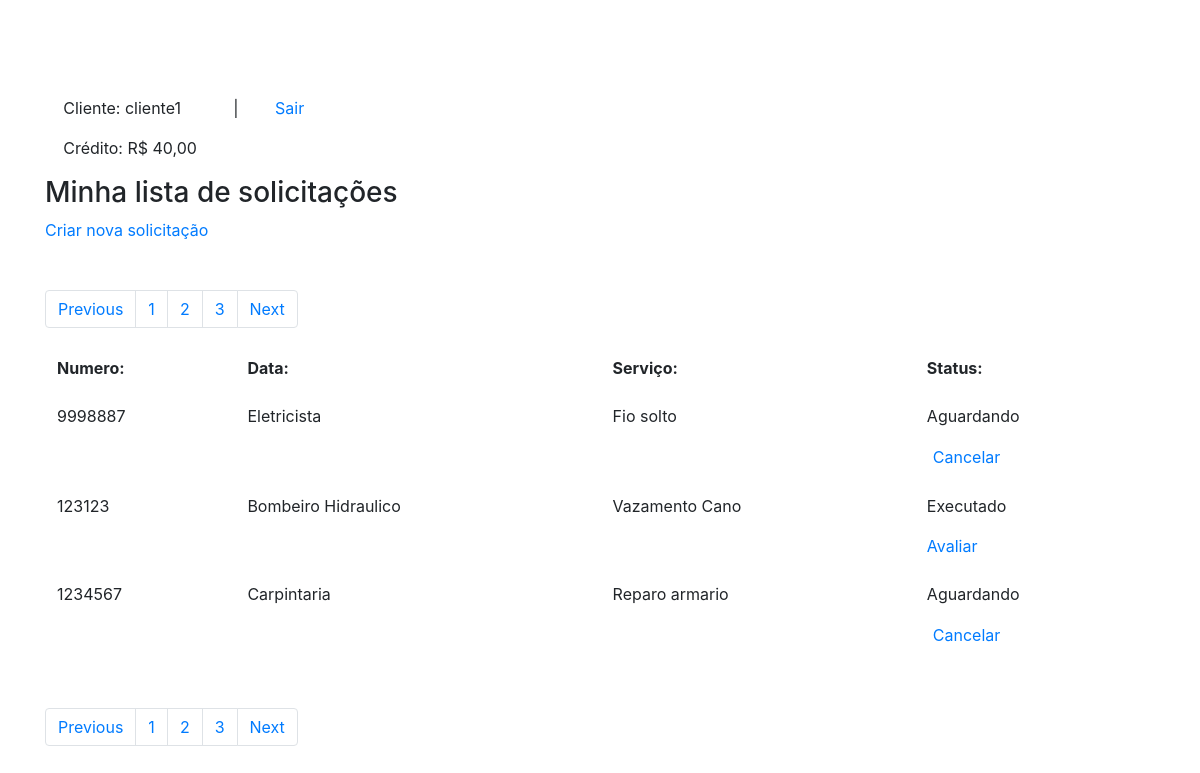
The page /listasolicitacao.php (signed in) on the database as committed earlier.
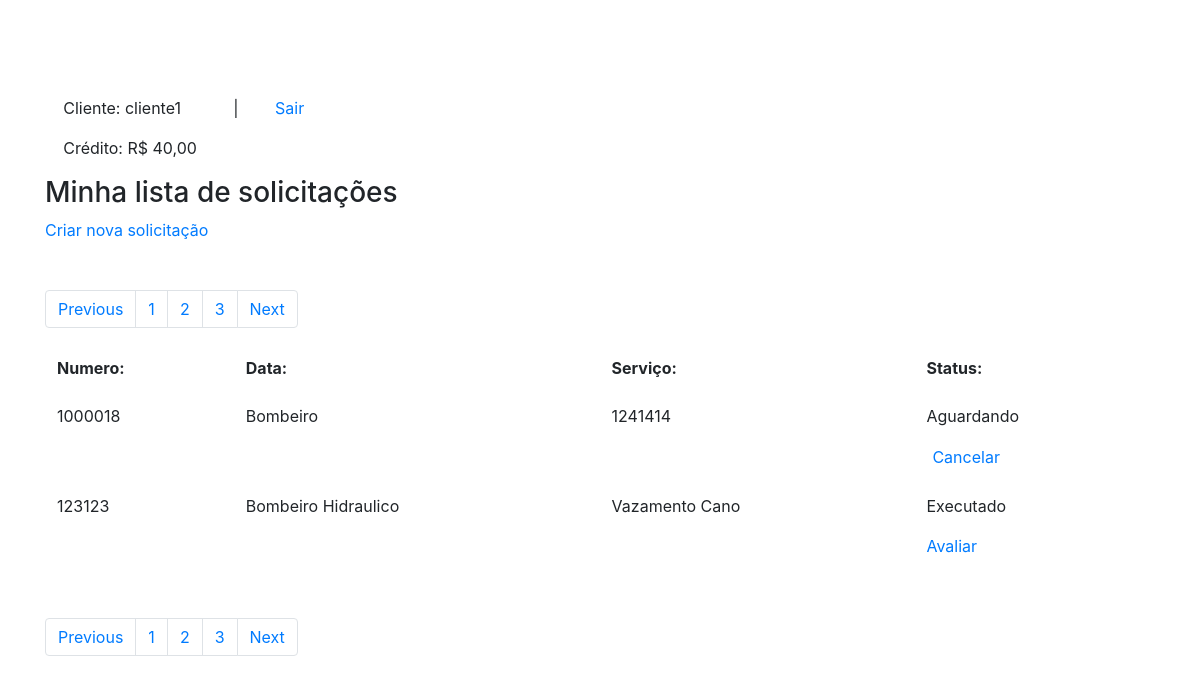
The same page on the database as committed later.
### tables this page shows
CREATE TABLE IF NOT EXISTS `servicos` (
  `id` int(11) NOT NULL AUTO_INCREMENT,
  `numero_id` int(7) NOT NULL,
  `nome_servico` varchar(220) NOT NULL,
  `descricao_servico` varchar(220) NOT NULL,
  `preco_servico` varchar(220) NOT NULL,
  `status_servico` varchar(30) NOT NULL,
  PRIMARY KEY (`id`)
);

### listasolicitacao.php (the view, shortened to what this page needs)
<?php
include_once ('conexao.php');
?>
<!DOCTYPE html>
<html>
    <head>
        <link rel="stylesheet" href="https://stackpath.bootstrapcdn.com/bootstrap/4.1.3/css/bootstrap.min.css">
    </head>
    <body>
        <div class="container mt-5 pt-5">
            <div class="w-25 d-flex justify-content-around">
                <div>
                    <p>Cliente: <?php echo $_SESSION['nome'];?></p>
                    <p>Crédito: R$ <?php echo $_SESSION['credito'];?>,00</p>
                </div>
                <span>|</span>
                <a href="logout.php">Sair</a>
            </div>
            <div class="form-group">
                <table class="table table-borderless">
                    <thead>
                        <h3>Minha lista de solicitações</h3>
                        <a href="solicitacaoservico.php">Criar nova solicitação</a>
                    </thead>
                    <div class="mt-5">
                        <nav aria-label="Page navigation example">
                            <ul class="pagination">
                                <li class="page-item"><a class="page-link" href="#">Previous</a></li>
                                <li class="page-item"><a class="page-link" href="#">1</a></li>
                                <li class="page-item"><a class="page-link" href="#">2</a></li>
                                <li class="page-item"><a class="page-link" href="#">3</a></li>
                                <li class="page-item"><a class="page-link" href="#">Next</a></li>
                            </ul>
                        </nav>
                    </div>
                    <tbody>
                        <tr>
                            <th>Numero:</th>
                            <th>Data:</th>
                            <th>Serviço:</th>
                            <th>Status:</th>
                        </tr>
                        <?php
                        $query_servico = "  SELECT id, numero_id, nome_servico, descricao_servico, preco_servico, status_servico
                                            FROM servicos
                                            ORDER BY id DESC";
                        $result_servico = $conn->prepare($query_servico);
                        $result_servico->execute();
                        while($row_servico = $result_servico->fetch(PDO::FETCH_ASSOC)){
                            extract($row_servico);
                        ?>
                        <tr>
                            <td><?php echo "$numero_id"; ?></td>
                            <td><?php echo "$nome_servico"?></td>
                            <td><?php echo "$descricao_servico"?></td>
                            <td>
                                <div class="d-block">
                                    <?php
                                    if($status_servico == "1"){
                                       echo " <p href='#'>
                                       Aguardando</p>";
                                    }elseif($status_servico == "2"){
                                        echo " <p href='#'>
                                       Executado</p>";
                                    }
                                    ?>
                                    <?php
                                    if($status_servico == "1"){
                                       echo "
                                       <form method='post' action='excluir_servico.php'>
                                       <input type='hidden' name='id' value='$numero_id'>
                                       <button type='submit' style='border:none; color: #007bff;
                                       text-decoration: none;
                                       background-color: transparent;'>Cancelar</button>
                                       </form>";
                                    }elseif($status_servico == "2"){
                                        echo " <a href='avaliacao.php'>
                                       Avaliar</a>";
                                    }
                                    ?>
                                </div>
                            </td>
                        </tr>
                        <?php } ?>
                    </tbody>
                </table>
                <div class="mt-5">
                    <nav aria-label="Page navigation example">
                        <ul class="pagination">
                            <li class="page-item"><a class="page-link" href="#">Previous</a></li>
                            <li class="page-item"><a class="page-link" href="#">1</a></li>
                            <li class="page-item"><a class="page-link" href="#">2</a></li>
                            <li class="page-item"><a class="page-link" href="#">3</a></li>
                            <li class="page-item"><a class="page-link" href="#">Next</a></li>
                        </ul>
                    </nav>
                </div>
            </div>
        </div>
    </body>
</html>

Rows that differ between the two databases and show on the page:
removed servicos: numero "9998887", nome_servico "Eletricista", descricao_servico "Fio solto", status_servico "Aguardando"
removed servicos: numero "1234567", nome_servico "Carpintaria", descricao_servico "Reparo armario", status_servico "Aguardando"
added servicos: numero "1000018", nome_servico "Bombeiro", descricao_servico "1241414", status_servico "Aguardando"
